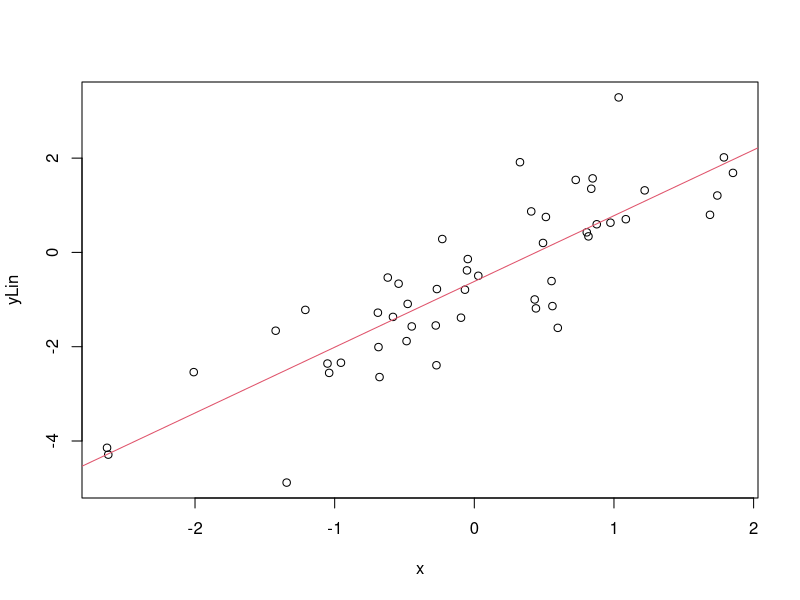

The R script that drew this image: (Note: this script raises an error after producing the figure.)

## ------------------------------------------------------------------------
## Name: 02-lm-i.R
## Description: Script for Chapter 2 of "Notes for Predictive Modeling"
## Link: https://bookdown.org/egarpor/PM-UC3M/
## License: https://creativecommons.org/licenses/by-nc-nd/4.0/
## Author: Eduardo García-Portugués
## ------------------------------------------------------------------------

## ---- lscheck-1----------------------------------------------------------
# Generates 50 points from a N(0, 1): predictor and error
set.seed(34567)
x <- rnorm(n = 50)
eps <- rnorm(n = 50)

# Responses
yLin <- -0.5 + 1.5 * x + eps
yQua <- -0.5 + 1.5 * x^2 + eps
yExp <- -0.5 + 1.5 * 2^x + eps

# Data
leastSquares <- data.frame(x = x, yLin = yLin, yQua = yQua, yExp = yExp)

## ---- lscheck-2, fig.cap = '(ref:lscheck-2-title)'-----------------------
# Call lm
lm(yLin ~ x, data = leastSquares)
lm(yQua ~ x, data = leastSquares)
lm(yExp ~ x, data = leastSquares)

# The lm object
mod <- lm(yLin ~ x, data = leastSquares)
mod

# mod is a list of objects whose names are
names(mod)

# We can access these elements by $
mod$coefficients

# We can produce a plot with the linear fit easily
plot(x, yLin)
abline(coef = mod$coefficients, col = 2)

## ---- lmcov--------------------------------------------------------------
# Covariance
Sxy <- cov(x, yLin)

# Variance
Sx2 <- var(x)

# Coefficients
beta1 <- Sxy / Sx2
beta0 <- mean(yLin) - beta1 * mean(x)
c(beta0, beta1)

# Output from lm
mod <- lm(yLin ~ x, data = leastSquares)
mod$coefficients

## ---- wintab-1, eval = FALSE---------------------------------------------
## # Read data
## wine <- read.table(file = "wine.csv", header = TRUE, sep = ",")

## ---- wintab-2, fig.margin = FALSE, fig.fullwidth = TRUE, out.width = .tex_web('85%', '100%'), fig.cap = '(ref:wintab-2-title)'----
# Numerical - marginal distributions
summary(wine)

# Graphical - pairwise relations with linear and "smooth" regressions
car::scatterplotMatrix(wine, col = 1, regLine = list(col = 2),
                       smooth = list(col.smooth = 4, col.spread = 4))

## ---- wintab-3-----------------------------------------------------------
# Set row names to Year - useful for outlier identification
row.names(wine) <- wine$Year
wine$Year <- NULL

## ---- pred---------------------------------------------------------------
# Price ~ AGST
modAGST <- lm(Price ~ AGST, data = wine)

# Summary of the model
summary(modAGST)

# The summary is also an object
sumModAGST <- summary(modAGST)
names(sumModAGST)

# R^2
sumModAGST$r.squared

## ---- mods, echo = FALSE-------------------------------------------------
modFrancePop <- lm(Price ~ FrancePop, data = wine)
modAge <- lm(Price ~ Age, data = wine)
modWinterRain <- lm(Price ~ WinterRain, data = wine)

## ---- lscheck3d-1, echo = FALSE------------------------------------------
# Generates 50 points from a N(0, 1): predictors and error
set.seed(34567) # Fixes the seed for the random generator
x1 <- rnorm(50)
x2 <- rnorm(50)
x3 <- x1 + rnorm(50, sd = 0.05) # Make variables dependent
eps <- rnorm(50)

# Responses
yLin <- -0.5 + 0.5 * x1 + 0.5 * x2 + eps
yQua <- -0.5 + x1^2 + 0.5 * x2 + eps
yExp <- -0.5 + 0.5 * exp(x2) + x3 + eps

# Data
leastSquares3D <- data.frame(x1 = x1, x2 = x2, yLin = yLin,
                             yQua = yQua, yExp = yExp)

## ---- lscheck3d-2, eval = FALSE------------------------------------------
## load(file = "least-Squares-3D.RData")

## ---- ls3dcheck-3--------------------------------------------------------
# Output from lm
mod <- lm(yLin ~ x1 + x2, data = leastSquares3D)
mod$coefficients

# Matrix X
X <- cbind(1, leastSquares3D$x1, leastSquares3D$x2)

# Vector Y
Y <- leastSquares3D$yLin

# Coefficients
beta <- solve(t(X) %*% X) %*% t(X) %*% Y
# %*% multiplies matrices
# solve() computes the inverse of a matrix
# t() transposes a matrix
beta

## ---- fitres, eval = FALSE-----------------------------------------------
## # Fitted values
## mod$fitted.values
## 
## # Residuals
## mod$residuals

## ---- datamarg-----------------------------------------------------------
set.seed(212542)
n <- 100
x1 <- rnorm(n, sd = 2)
x2 <- rnorm(n, mean = x1, sd = 3)
y <- 1 + 2 * x1 - x2 + rnorm(n, sd = 1)
data <- data.frame(x1 = x1, x2 = x2, y = y)

## ---- case1-1------------------------------------------------------------
# Regression on all the predictors
modWine1 <- lm(Price ~ Age + AGST + FrancePop + HarvestRain + WinterRain,
               data = wine)

# A shortcut
modWine1 <- lm(Price ~ ., data = wine)
modWine1

# Summary
summary(modWine1)

## ---- case1-2------------------------------------------------------------
# Fit
modWine1 <- lm(Price ~ ., data = wine)

# Summary
sumModWine1 <- summary(modWine1)
sumModWine1

# Contains the estimation of sigma ("Residual standard error")
sumModWine1$sigma

# Which is the same as
sqrt(sum(modWine1$residuals^2) / modWine1$df.residual)

## ---- case1-3------------------------------------------------------------
modWine2 <- lm(Price ~ . - FrancePop, data = wine)
summary(modWine2)

## ---- case1-4------------------------------------------------------------
car::compareCoefs(modWine1, modWine2)

## ---- case1-5------------------------------------------------------------
# Fit a new model
modWine3 <- lm(Price ~ Age + WinterRain, data = wine)
summary(modWine3)

# Confidence intervals at 95%
# CI: (lwr, upr)
confint(modWine3)

# Confidence intervals at other levels
confint(modWine3, level = 0.90)
confint(modWine3, level = 0.99)

# Compare with previous models
confint(modWine1)
confint(modWine2)
confint(modWine3)

## ---- case1-6, error = TRUE----------------------------------------------
# Fit a linear model for the price on WinterRain, HarvestRain, and AGST
modWine4 <- lm(Price ~ WinterRain + HarvestRain + AGST, data = wine)
summary(modWine4)

# Data for which we want a prediction
# Important! You have to name the column with the predictor name!
weather <- data.frame(WinterRain = 500, HarvestRain = 123, AGST = 18)
weatherBad <- data.frame(500, 123, 18)

# Prediction of the mean

# Prediction of the mean at 95% - the defaults
predict(modWine4, newdata = weather)
predict(modWine4, newdata = weatherBad) # Error

# Prediction of the mean with 95% confidence interval (the default)
# CI: (lwr, upr)
predict(modWine4, newdata = weather, interval = "confidence")
predict(modWine4, newdata = weather, interval = "confidence", level = 0.95)

# Other levels
predict(modWine4, newdata = weather, interval = "confidence", level = 0.90)
predict(modWine4, newdata = weather, interval = "confidence", level = 0.99)

# Prediction of the response

# Prediction of the mean at 95% - the defaults
predict(modWine4, newdata = weather)

# Prediction of the response with 95% confidence interval
# CI: (lwr, upr)
predict(modWine4, newdata = weather, interval = "prediction")
predict(modWine4, newdata = weather, interval = "prediction", level = 0.95)

# Other levels
predict(modWine4, newdata = weather, interval = "prediction", level = 0.90)
predict(modWine4, newdata = weather, interval = "prediction", level = 0.99)

# Predictions for several values
weather2 <- data.frame(WinterRain = c(500, 200), HarvestRain = c(123, 200),
                       AGST = c(17, 18))
predict(modWine4, newdata = weather2, interval = "prediction")

## ---- anova, echo = FALSE, fig.cap = '(ref:anova-title)', fig.margin = FALSE, fig.fullwidth = TRUE----
knitr::include_graphics(.tex_web("images/R/anova.png", "images/R/anova-vert.png"))

## ---- simpleAnova--------------------------------------------------------
# This function computes the simplified anova from a linear model
simpleAnova <- function(object, ...) {

  # Compute anova table
  tab <- anova(object, ...)

  # Obtain number of predictors
  p <- nrow(tab) - 1

  # Add predictors row
  predictorsRow <- colSums(tab[1:p, 1:2])
  predictorsRow <- c(predictorsRow, predictorsRow[2] / predictorsRow[1])

  # F-quantities
  Fval <- predictorsRow[3] / tab[p + 1, 3]
  pval <- pf(Fval, df1 = p, df2 = tab$Df[p + 1], lower.tail = FALSE)
  predictorsRow <- c(predictorsRow, Fval, pval)

  # Simplified table
  tab <- rbind(predictorsRow, tab[p + 1, ])
  row.names(tab)[1] <- "Predictors"
  return(tab)

}

## ---- case1-7------------------------------------------------------------
# Models
modWine1 <- lm(Price ~ ., data = wine)
modWine2 <- lm(Price ~ . - FrancePop, data = wine)

# Simplified table
simpleAnova(modWine1)
simpleAnova(modWine2)
# The null hypothesis of no linear dependence is emphatically rejected in
# both models

# R's ANOVA table - warning this is now what we saw in lessons
anova(modWine1)

## ---- R2bad-1, fig.cap = '(ref:R2bad-1-title)'---------------------------
# Simple linear model

# Create data that:
# 1) does not follow a linear model
# 2) the error is heteroskedastic
x <- seq(0.15, 1, l = 100)
set.seed(123456)
eps <- rnorm(n = 100, sd = 0.25 * x^2)
y <- 1 - 2 * x * (1 + 0.25 * sin(4 * pi * x)) + eps

# Great R^2!?
reg <- lm(y ~ x)
summary(reg)

# scatterplot is a quick alternative to
# plot(x, y)
# abline(coef = reg$coef, col = 3)

# But prediction is obviously problematic
car::scatterplot(y ~ x, col = 1, regLine = list(col = 2), smooth = FALSE)

## ---- R2bad-2------------------------------------------------------------
# Multiple linear model

# Create data that:
# 1) does not follow a linear model
# 2) the error is heteroskedastic
x1 <- seq(0.15, 1, l = 100)
set.seed(123456)
x2 <- runif(100, -3, 3)
eps <- rnorm(n = 100, sd = 0.25 * x1^2)
y <- 1 - 3 * x1 * (1 + 0.25 * sin(4 * pi * x1)) + 0.25 * cos(x2) + eps

# Great R^2!?
reg <- lm(y ~ x1 + x2)
summary(reg)

## ---- R2bad-4, webgl = knitr:::is_html_output(), eval = knitr:::is_html_output()----
## # But prediction is obviously problematic
## car::scatter3d(y ~ x1 + x2, fit = "linear")

## ---- R2bad-3, eval = FALSE----------------------------------------------
## # Generate data
## p <- 198
## n <- 200
## set.seed(3456732)
## beta <- c(0.5, -0.5, rep(0, p - 2))
## X <- matrix(rnorm(n * p), nrow = n, ncol = p)
## Y <- drop(X %*% beta + rnorm(n, sd = 3))
## data <- data.frame(y = Y, x = X)
## 
## # Regression on the two meaningful predictors
## summary(lm(y ~ x.1 + x.2, data = data))
## 
## # Adding 20 garbage variables
## # R^2 increases and adjusted R^2 decreases
## summary(lm(y ~ X[, 1:22], data = data))

## ---- R2Adjneg-----------------------------------------------------------
# Three independent variables
set.seed(234599)
x1 <- rnorm(100)
x2 <- rnorm(100)
y <- 1 + rnorm(100)

# Negative adjusted R^2
summary(lm(y ~ x1 + x2))

## ---- case1-8------------------------------------------------------------
# Fit models
modWine1 <- lm(Price ~ ., data = wine)
modWine2 <- lm(Price ~ . - FrancePop, data = wine)
modWine3 <- lm(Price ~ Age + WinterRain, data = wine)

# Summaries
summary(modWine1)
summary(modWine2)
summary(modWine3)

